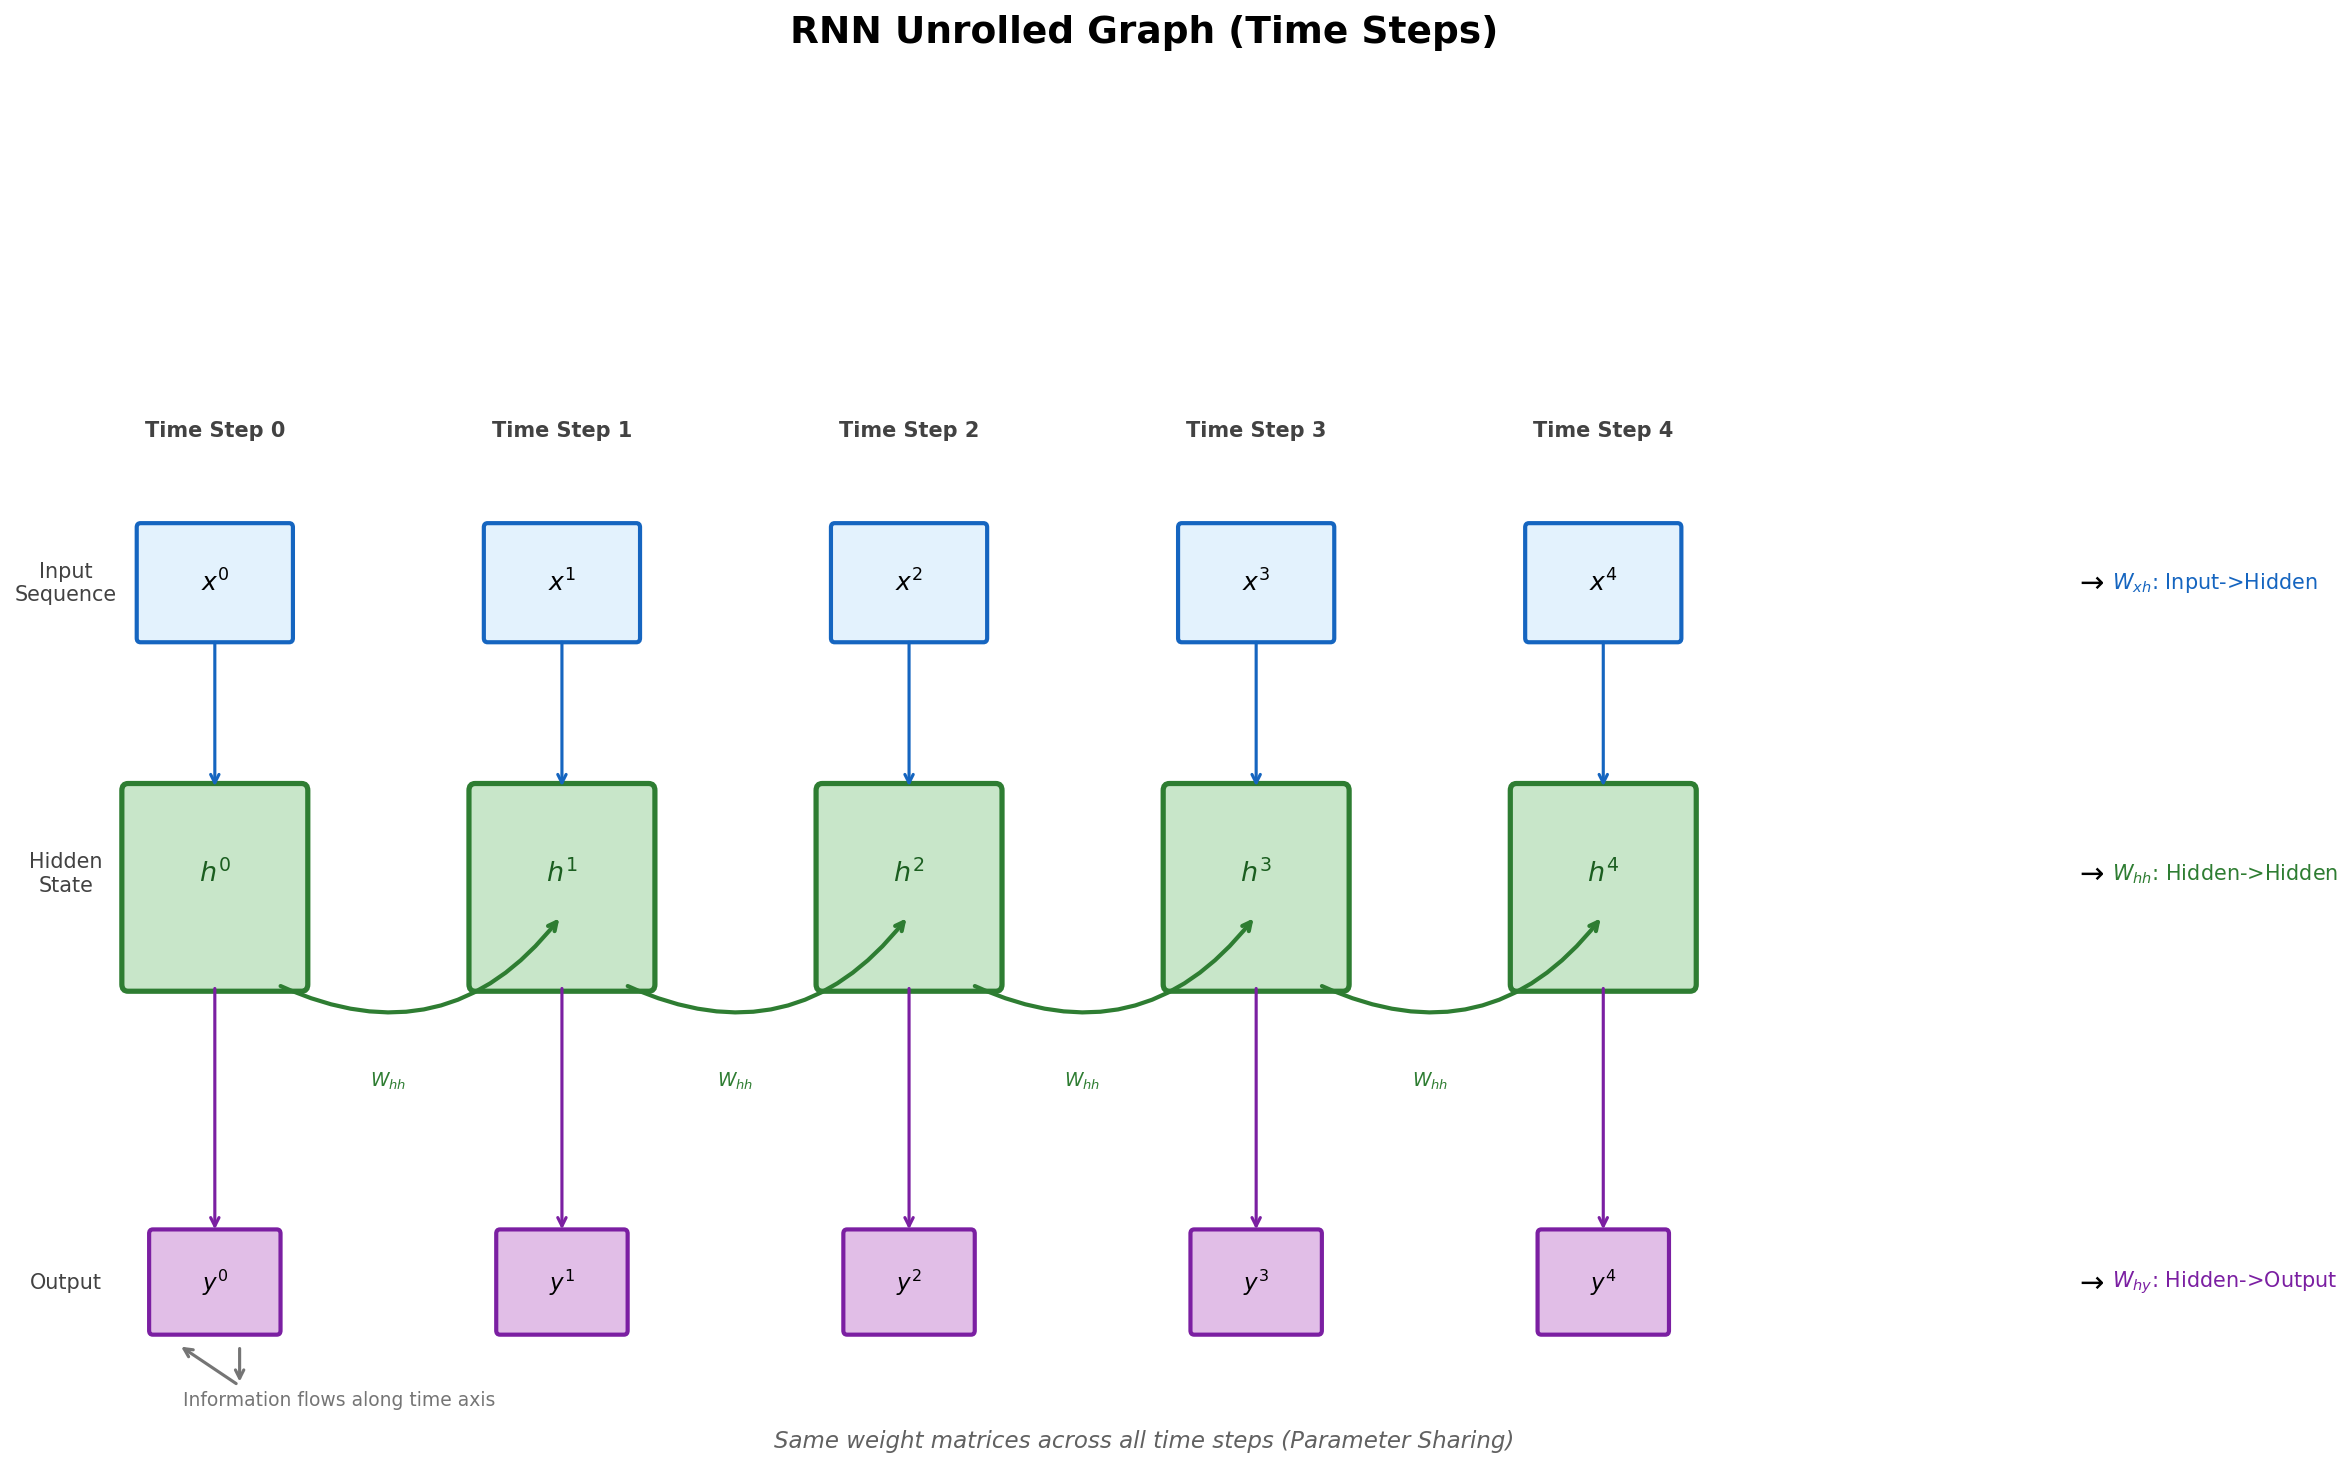

Generate this figure with Python:
"""
RNN Unrolled Graph (Time Steps)
Chain structure showing RNN along time axis: x^(0)...x^(T) inputs, hidden states, outputs
"""
import matplotlib.pyplot as plt
import matplotlib.patches as mpatches
from matplotlib.patches import FancyBboxPatch
import numpy as np
from pathlib import Path

plt.rcParams['font.family'] = 'DejaVu Sans'

fig, ax = plt.subplots(figsize=(16, 10))
ax.set_xlim(0, 18)
ax.set_ylim(0, 10)
ax.axis('off')
ax.set_title('RNN Unrolled Graph (Time Steps)', fontsize=18, fontweight='bold', pad=20)

num_steps = 5
step_width = 2.8
start_x = 1.5

input_color = '#1565C0'
hidden_color = '#2E7D32'
output_color = '#7B1FA2'
arrow_color = '#616161'

for i in range(num_steps):
    x_center = start_x + i * step_width
    
    # Input node
    input_box = FancyBboxPatch((x_center - 0.6, 6), 1.2, 0.8, 
                                boxstyle="round,pad=0.03",
                                facecolor='#E3F2FD', edgecolor=input_color, linewidth=2)
    ax.add_patch(input_box)
    ax.text(x_center, 6.4, rf'$x^{({i})}$', fontsize=12, ha='center', va='center', fontweight='bold')
    
    # Hidden node
    hidden_box = FancyBboxPatch((x_center - 0.7, 3.5), 1.4, 1.4,
                                 boxstyle="round,pad=0.05",
                                 facecolor='#C8E6C9', edgecolor=hidden_color, linewidth=2.5)
    ax.add_patch(hidden_box)
    ax.text(x_center, 4.3, rf'$h^{({i})}$', fontsize=13, ha='center', va='center', fontweight='bold', color='#1B5E20')
    
    # Output node
    output_box = FancyBboxPatch((x_center - 0.5, 1), 1, 0.7,
                                  boxstyle="round,pad=0.03",
                                  facecolor='#E1BEE7', edgecolor=output_color, linewidth=2)
    ax.add_patch(output_box)
    ax.text(x_center, 1.35, rf'$y^{({i})}$', fontsize=11, ha='center', va='center', fontweight='bold')
    
    # Connection: input -> hidden
    ax.annotate('', xy=(x_center, 4.9), xytext=(x_center, 6),
                arrowprops=dict(arrowstyle='->', color=input_color, lw=1.5))
    
    # Connection: hidden -> output
    ax.annotate('', xy=(x_center, 1.7), xytext=(x_center, 3.5),
                arrowprops=dict(arrowstyle='->', color=output_color, lw=1.5))
    
    # Timestep label
    ax.text(x_center, 7.5, f'Time Step {i}', fontsize=10, ha='center', va='center', 
            color='#424242', fontweight='bold')

# Draw recurrent connections along the bottom
for i in range(num_steps - 1):
    x1 = start_x + i * step_width
    x2 = start_x + (i + 1) * step_width
    
    ax.annotate('', xy=(x2, 4.0), xytext=(x1 + 0.5, 3.5),
                arrowprops=dict(arrowstyle='->', color=hidden_color, lw=2,
                              connectionstyle="arc3,rad=0.4"))
    
    mid_x = (x1 + x2) / 2
    ax.text(mid_x, 2.8, r'$W_{hh}$', fontsize=9, ha='center', va='center', color=hidden_color)

# Side labels
ax.text(0.3, 6.4, 'Input\nSequence', fontsize=10, ha='center', va='center', color='#424242')
ax.text(0.3, 4.3, 'Hidden\nState', fontsize=10, ha='center', va='center', color='#424242')
ax.text(0.3, 1.35, 'Output', fontsize=10, ha='center', va='center', color='#424242')

# Right side annotations
ax.text(16.5, 6.4, r'$\rightarrow$', fontsize=14, ha='left', va='center')
ax.text(16.8, 6.4, r'$W_{xh}$: Input->Hidden', fontsize=10, ha='left', va='center', color=input_color)

ax.text(16.5, 4.3, r'$\rightarrow$', fontsize=14, ha='left', va='center')
ax.text(16.8, 4.3, r'$W_{hh}$: Hidden->Hidden', fontsize=10, ha='left', va='center', color=hidden_color)

ax.text(16.5, 1.35, r'$\rightarrow$', fontsize=14, ha='left', va='center')
ax.text(16.8, 1.35, r'$W_{hy}$: Hidden->Output', fontsize=10, ha='left', va='center', color=output_color)

# Bottom note
ax.text(9, 0.2, 'Same weight matrices across all time steps (Parameter Sharing)', 
        fontsize=11, ha='center', va='center', style='italic', color='#616161')

# Bottom connection arrow
ax.annotate('', xy=(start_x + 0.2, 0.6), xytext=(start_x + 0.2, 0.9),
            arrowprops=dict(arrowstyle='->', color='#757575', lw=1.5))
ax.annotate('', xy=(start_x - 0.3, 0.9), xytext=(start_x + 0.2, 0.6),
            arrowprops=dict(arrowstyle='->', color='#757575', lw=1.5))
ax.text(start_x + 1.0, 0.5, 'Information flows along time axis', fontsize=9, ha='center', va='center', color='#757575')

plt.tight_layout()
plt.savefig(Path(__file__).resolve().parent / 'rnn_unrolled.png', dpi=150, bbox_inches='tight', 
            facecolor='white', edgecolor='none')
plt.close()
print("Saved: rnn_unrolled.png")
